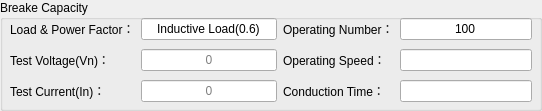
    <widget class="QGroupBox" name="groupBox_9">
     <property name="geometry">
      <rect>
       <x>290</x>
       <y>410</y>
       <width>542</width>
       <height>111</height>
      </rect>
     </property>
     <property name="font">
      <font>
       <weight>50</weight>
       <bold>false</bold>
      </font>
     </property>
     <property name="styleSheet">
      <string notr="true"/>
     </property>
     <property name="title">
      <string>Breake Capacity</string>
     </property>
     <widget class="QWidget" name="gridLayoutWidget_12">
      <property name="geometry">
       <rect>
        <x>283</x>
        <y>15</y>
        <width>249</width>
        <height>91</height>
       </rect>
      </property>
      <layout class="QGridLayout" name="gridLayout">
       <item row="0" column="0">
        <widget class="QLabel" name="label_24">
         <property name="styleSheet">
          <string notr="true"/>
         </property>
         <property name="text">
          <string>Operating Number：</string>
         </property>
         <property name="alignment">
          <set>Qt::AlignLeading|Qt::AlignLeft|Qt::AlignVCenter</set>
         </property>
        </widget>
       </item>
       <item row="2" column="0">
        <widget class="QLabel" name="label_26">
         <property name="styleSheet">
          <string notr="true"/>
         </property>
         <property name="text">
          <string>Conduction Time：</string>
         </property>
         <property name="alignment">
          <set>Qt::AlignLeading|Qt::AlignLeft|Qt::AlignVCenter</set>
         </property>
        </widget>
       </item>
       <item row="1" column="0">
        <widget class="QLabel" name="label_25">
         <property name="styleSheet">
          <string notr="true"/>
         </property>
         <property name="text">
          <string>Operating Speed：</string>
         </property>
         <property name="alignment">
          <set>Qt::AlignLeading|Qt::AlignLeft|Qt::AlignVCenter</set>
         </property>
        </widget>
       </item>
       <item row="0" column="1">
        <widget class="QLineEdit" name="lineEditHandleNum_3">
         <property name="focusPolicy">
          <enum>Qt::NoFocus</enum>
         </property>
         <property name="text">
          <string>100</string>
         </property>
         <property name="alignment">
          <set>Qt::AlignCenter</set>
         </property>
         <property name="readOnly">
          <bool>true</bool>
         </property>
        </widget>
       </item>
       <item row="1" column="1">
        <widget class="QLineEdit" name="lineEditHandleRate_1">
         <property name="focusPolicy">
          <enum>Qt::NoFocus</enum>
         </property>
         <property name="toolTip">
          <string>/min</string>
         </property>
         <property name="text">
          <string/>
         </property>
         <property name="alignment">
          <set>Qt::AlignCenter</set>
         </property>
         <property name="readOnly">
          <bool>true</bool>
         </property>
        </widget>
       </item>
       <item row="2" column="1">
        <widget class="QLineEdit" name="lineEditTongTime_1">
         <property name="focusPolicy">
          <enum>Qt::NoFocus</enum>
         </property>
         <property name="toolTip">
          <string>s</string>
         </property>
         <property name="text">
          <string/>
         </property>
         <property name="alignment">
          <set>Qt::AlignCenter</set>
         </property>
         <property name="readOnly">
          <bool>true</bool>
         </property>
        </widget>
       </item>
      </layout>
     </widget>
     <widget class="QWidget" name="gridLayoutWidget_10">
      <property name="geometry">
       <rect>
        <x>10</x>
        <y>15</y>
        <width>267</width>
        <height>91</height>
       </rect>
      </property>
      <layout class="QGridLayout" name="gridLayout_15">
       <item row="1" column="0">
        <widget class="QLabel" name="label_22">
         <property name="styleSheet">
          <string notr="true"/>
         </property>
         <property name="text">
          <string>Test Voltage(Vn)：</string>
         </property>
         <property name="alignment">
          <set>Qt::AlignLeading|Qt::AlignLeft|Qt::AlignVCenter</set>
         </property>
        </widget>
       </item>
       <item row="2" column="0">
        <widget class="QLabel" name="label_23">
         <property name="styleSheet">
          <string notr="true"/>
         </property>
         <property name="text">
          <string>Test Current(In)：</string>
         </property>
         <property name="alignment">
          <set>Qt::AlignLeading|Qt::AlignLeft|Qt::AlignVCenter</set>
         </property>
        </widget>
       </item>
       <item row="0" column="0">
        <widget class="QLabel" name="label_21">
         <property name="styleSheet">
          <string notr="true"/>
         </property>
         <property name="text">
          <string>Load &amp; Power Factor：</string>
         </property>
         <property name="alignment">
          <set>Qt::AlignLeading|Qt::AlignLeft|Qt::AlignVCenter</set>
         </property>
        </widget>
       </item>
       <item row="0" column="1">
        <widget class="QLineEdit" name="lineEditRn_2">
         <property name="focusPolicy">
          <enum>Qt::NoFocus</enum>
         </property>
         <property name="text">
          <string>Inductive Load(0.6)</string>
         </property>
         <property name="alignment">
          <set>Qt::AlignCenter</set>
         </property>
         <property name="readOnly">
          <bool>true</bool>
         </property>
        </widget>
       </item>
       <item row="1" column="1">
        <widget class="QLineEdit" name="lineEditVn_t_2">
         <property name="focusPolicy">
          <enum>Qt::NoFocus</enum>
         </property>
         <property name="toolTip">
          <string>V</string>
         </property>
         <property name="alignment">
          <set>Qt::AlignCenter</set>
         </property>
         <property name="readOnly">
          <bool>true</bool>
         </property>
         <property name="placeholderText">
          <string>0</string>
         </property>
        </widget>
       </item>
       <item row="2" column="1">
        <widget class="QLineEdit" name="lineEditIn_t_2">
         <property name="focusPolicy">
          <enum>Qt::NoFocus</enum>
         </property>
         <property name="toolTip">
          <string>A</string>
         </property>
         <property name="alignment">
          <set>Qt::AlignCenter</set>
         </property>
         <property name="readOnly">
          <bool>true</bool>
         </property>
         <property name="placeholderText">
          <string>0</string>
         </property>
        </widget>
       </item>
      </layout>
     </widget>
    </widget>
